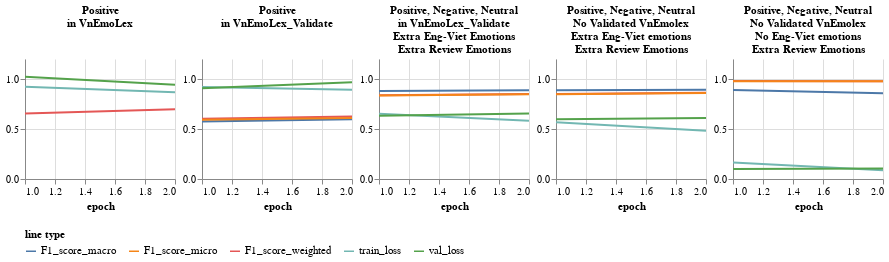

Write notebook code for a chart like this one.
### Code cell
df_combined_long1=df_combined_long[df_combined_long['epoch']<3]
domain=(0,1.2)
combined_graph(df_combined_long1)

### Figure 1 — Vega-Lite specification as saved in the notebook (floating-point values rounded to 4 significant figures)
{"config": {"view": {"continuousWidth": 400, "continuousHeight": 300, "stroke": null}, "concat": {"spacing": 6}, "title": {"fontSize": 11}}, "hconcat": [{"data": {"name": "data-be631aba5dc0aad7b3b062a4ae0953b4"}, "mark": "line", "encoding": {"color": {"field": "line type", "legend": {"direction": "horizontal", "labelColor": "black", "labelFontSize": 10.5, "orient": "bottom", "titleColor": "black", "titleFontSize": 11}, "type": "nominal"}, "tooltip": [{"field": "emotion", "type": "nominal"}, {"field": "epoch", "type": "quantitative"}, {"field": "line type", "type": "nominal"}, {"field": "value", "type": "quantitative"}], "x": {"field": "epoch", "type": "quantitative"}, "y": {"field": "value", "scale": {"domain": [0, 1.2]}, "title": "", "type": "quantitative"}}, "height": 120, "selection": {"selector006": {"type": "interval", "bind": "scales", "encodings": ["x", "y"]}}, "title": {"text": ["Positive", "in VnEmoLex", "", ""], "color": "black", "subtitleColor": "black"}, "width": 150}, {"data": {"name": "data-9d69f5701404c8eff24bd6f677c80c72"}, "mark": "line", "encoding": {"color": {"field": "line type", "legend": {"direction": "horizontal", "labelColor": "black", "labelFontSize": 10.5, "orient": "bottom", "titleColor": "black", "titleFontSize": 11}, "type": "nominal"}, "tooltip": [{"field": "emotion", "type": "nominal"}, {"field": "epoch", "type": "quantitative"}, {"field": "line type", "type": "nominal"}, {"field": "value", "type": "quantitative"}], "x": {"field": "epoch", "type": "quantitative"}, "y": {"field": "value", "scale": {"domain": [0, 1.2]}, "title": "", "type": "quantitative"}}, "height": 120, "selection": {"selector007": {"type": "interval", "bind": "scales", "encodings": ["x", "y"]}}, "title": {"text": ["Positive", "in VnEmoLex_Validate", "", ""], "color": "black", "subtitleColor": "black"}, "width": 150}, {"data": {"name": "data-96bcf7e10e05aa194f1ebaeb4efdbc85"}, "mark": "line", "encoding": {"color": {"field": "line type", "legend": {"direction": "horizontal", "labelColor": "black", "labelFontSize": 10.5, "orient": "bottom", "titleColor": "black", "titleFontSize": 11}, "type": "nominal"}, "tooltip": [{"field": "emotion", "type": "nominal"}, {"field": "epoch", "type": "quantitative"}, {"field": "line type", "type": "nominal"}, {"field": "value", "type": "quantitative"}], "x": {"field": "epoch", "type": "quantitative"}, "y": {"field": "value", "scale": {"domain": [0, 1.2]}, "title": "", "type": "quantitative"}}, "height": 120, "selection": {"selector008": {"type": "interval", "bind": "scales", "encodings": ["x", "y"]}}, "title": {"text": ["Positive, Negative, Neutral", "in VnEmoLex_Validate", "Extra Eng-Viet Emotions", "Extra Review Emotions"], "color": "black", "subtitleColor": "black"}, "width": 150}, {"data": {"name": "data-d0909acee1dcc9cfed62f2e03faefe23"}, "mark": "line", "encoding": {"color": {"field": "line type", "legend": {"direction": "horizontal", "labelColor": "black", "labelFontSize": 10.5, "orient": "bottom", "titleColor": "black", "titleFontSize": 11}, "type": "nominal"}, "tooltip": [{"field": "emotion", "type": "nominal"}, {"field": "epoch", "type": "quantitative"}, {"field": "line type", "type": "nominal"}, {"field": "value", "type": "quantitative"}], "x": {"field": "epoch", "type": "quantitative"}, "y": {"field": "value", "scale": {"domain": [0, 1.2]}, "title": "", "type": "quantitative"}}, "height": 120, "selection": {"selector009": {"type": "interval", "bind": "scales", "encodings": ["x", "y"]}}, "title": {"text": ["Positive, Negative, Neutral", "No Validated VnEmolex", "Extra Eng-Viet emotions", "Extra Review Emotions"], "color": "black", "subtitleColor": "black"}, "width": 150}, {"data": {"name": "data-fae47bc4588c0c4c7e3f977ebffb2aac"}, "mark": "line", "encoding": {"color": {"field": "line type", "legend": {"direction": "horizontal", "labelColor": "black", "labelFontSize": 10.5, "orient": "bottom", "titleColor": "black", "titleFontSize": 11}, "type": "nominal"}, "tooltip": [{"field": "emotion", "type": "nominal"}, {"field": "epoch", "type": "quantitative"}, {"field": "line type", "type": "nominal"}, {"field": "value", "type": "quantitative"}], "x": {"field": "epoch", "type": "quantitative"}, "y": {"field": "value", "scale": {"domain": [0, 1.2]}, "title": "", "type": "quantitative"}}, "height": 120, "selection": {"selector010": {"type": "interval", "bind": "scales", "encodings": ["x", "y"]}}, "title": {"text": ["Positive, Negative, Neutral", "No Validated VnEmolex", "No Eng-Viet emotions", "Extra Review Emotions"], "color": "black", "subtitleColor": "black"}, "width": 150}], "$schema": "https://vega.github.io/schema/vega-lite/v4.17.0.json", "datasets": {"data-be631aba5dc0aad7b3b062a4ae0953b4": [{"emotion": "positive", "epoch": 1, "batch_size": 2, "Ir": 1e-05, "eps": 1e-08, "pre_trained_model": "NlpHUST/vibert4news-base-cased", "hidden_dropout_prob": 0.1, "attention_probs_dropout_prob": 0.1, "Note": "added VnEmoLex _Validate to train daa", "table id": 1, "line type": "train_loss", "value": 0.9218}, {"emotion": "positive", "epoch": 2, "batch_size": 2, "Ir": 1e-05, "eps": 1e-08, "pre_trained_model": "NlpHUST/vibert4news-base-cased", "hidden_dropout_prob": 0.1, "attention_probs_dropout_prob": 0.1, "Note": "added VnEmoLex _Validate to train daa", "table id": 1, "line type": "train_loss", "value": 0.8685}, {"emotion": "positive", "epoch": 1, "batch_size": 2, "Ir": 1e-05, "eps": 1e-08, "pre_trained_model": "NlpHUST/vibert4news-base-cased", "hidden_dropout_prob": 0.1, "attention_probs_dropout_prob": 0.1, "Note": "added VnEmoLex _Validate to train daa", "table id": 1, "line type": "val_loss", "value": 1.022}, {"emotion": "positive", "epoch": 2, "batch_size": 2, "Ir": 1e-05, "eps": 1e-08, "pre_trained_model": "NlpHUST/vibert4news-base-cased", "hidden_dropout_prob": 0.1, "attention_probs_dropout_prob": 0.1, "Note": "added VnEmoLex _Validate to train daa", "table id": 1, "line type": "val_loss", "value": 0.9433}, {"emotion": "positive", "epoch": 1, "batch_size": 2, "Ir": 1e-05, "eps": 1e-08, "pre_trained_model": "NlpHUST/vibert4news-base-cased", "hidden_dropout_prob": 0.1, "attention_probs_dropout_prob": 0.1, "Note": "added VnEmoLex _Validate to train daa", "table id": 1, "line type": "F1_score_weighted", "value": 0.6554}, {"emotion": "positive", "epoch": 2, "batch_size": 2, "Ir": 1e-05, "eps": 1e-08, "pre_trained_model": "NlpHUST/vibert4news-base-cased", "hidden_dropout_prob": 0.1, "attention_probs_dropout_prob": 0.1, "Note": "added VnEmoLex _Validate to train daa", "table id": 1, "line type": "F1_score_weighted", "value": 0.6974}, {"emotion": "positive", "epoch": 1, "batch_size": 2, "Ir": 1e-05, "eps": 1e-08, "pre_trained_model": "NlpHUST/vibert4news-base-cased", "hidden_dropout_prob": 0.1, "attention_probs_dropout_prob": 0.1, "Note": "added VnEmoLex _Validate to train daa", "table id": 1, "line type": "F1_score_macro", "value": null}, {"emotion": "positive", "epoch": 2, "batch_size": 2, "Ir": 1e-05, "eps": 1e-08, "pre_trained_model": "NlpHUST/vibert4news-base-cased", "hidden_dropout_prob": 0.1, "attention_probs_dropout_prob": 0.1, "Note": "added VnEmoLex _Validate to train daa", "table id": 1, "line type": "F1_score_macro", "value": null}, {"emotion": "positive", "epoch": 1, "batch_size": 2, "Ir": 1e-05, "eps": 1e-08, "pre_trained_model": "NlpHUST/vibert4news-base-cased", "hidden_dropout_prob": 0.1, "attention_probs_dropout_prob": 0.1, "Note": "added VnEmoLex _Validate to train daa", "table id": 1, "line type": "F1_score_micro", "value": null}, {"emotion": "positive", "epoch": 2, "batch_size": 2, "Ir": 1e-05, "eps": 1e-08, "pre_trained_model": "NlpHUST/vibert4news-base-cased", "hidden_dropout_prob": 0.1, "attention_probs_dropout_prob": 0.1, "Note": "added VnEmoLex _Validate to train daa", "table id": 1, "line type": "F1_score_micro", "value": null}], "data-9d69f5701404c8eff24bd6f677c80c72": [{"emotion": "positive,negative,neutral", "epoch": 1, "batch_size": 2, "Ir": 1e-05, "eps": 1e-08, "pre_trained_model": "NlpHUST/vibert4news-base-cased", "hidden_dropout_prob": 0.1, "attention_probs_dropout_prob": 0.1, "Note": "removed VnEmoLex_validate from train data, added extra pos,neg to train data. Splited Self-judged Review emotions into train and valiation by 8:2", "table id": 2, "line type": "train_loss", "value": 0.919}, {"emotion": "positive,negative,neutral", "epoch": 2, "batch_size": 2, "Ir": 1e-05, "eps": 1e-08, "pre_trained_model": "NlpHUST/vibert4news-base-cased", "hidden_dropout_prob": 0.1, "attention_probs_dropout_prob": 0.1, "Note": "removed VnEmoLex_validate from train data, added extra pos,neg to train data. Splited Self-judged Review emotions into train and valiation by 8:2", "table id": 2, "line type": "train_loss", "value": 0.8924}, {"emotion": "positive,negative,neutral", "epoch": 1, "batch_size": 2, "Ir": 1e-05, "eps": 1e-08, "pre_trained_model": "NlpHUST/vibert4news-base-cased", "hidden_dropout_prob": 0.1, "attention_probs_dropout_prob": 0.1, "Note": "removed VnEmoLex_validate from train data, added extra pos,neg to train data. Splited Self-judged Review emotions into train and valiation by 8:2", "table id": 2, "line type": "val_loss", "value": 0.9077}, {"emotion": "positive,negative,neutral", "epoch": 2, "batch_size": 2, "Ir": 1e-05, "eps": 1e-08, "pre_trained_model": "NlpHUST/vibert4news-base-cased", "hidden_dropout_prob": 0.1, "attention_probs_dropout_prob": 0.1, "Note": "removed VnEmoLex_validate from train data, added extra pos,neg to train data. Splited Self-judged Review emotions into train and valiation by 8:2", "table id": 2, "line type": "val_loss", "value": 0.9669}, {"emotion": "positive,negative,neutral", "epoch": 1, "batch_size": 2, "Ir": 1e-05, "eps": 1e-08, "pre_trained_model": "NlpHUST/vibert4news-base-cased", "hidden_dropout_prob": 0.1, "attention_probs_dropout_prob": 0.1, "Note": "removed VnEmoLex_validate from train data, added extra pos,neg to train data. Splited Self-judged Review emotions into train and valiation by 8:2", "table id": 2, "line type": "F1_score_weighted", "value": 0.6032}, {"emotion": "positive,negative,neutral", "epoch": 2, "batch_size": 2, "Ir": 1e-05, "eps": 1e-08, "pre_trained_model": "NlpHUST/vibert4news-base-cased", "hidden_dropout_prob": 0.1, "attention_probs_dropout_prob": 0.1, "Note": "removed VnEmoLex_validate from train data, added extra pos,neg to train data. Splited Self-judged Review emotions into train and valiation by 8:2", "table id": 2, "line type": "F1_score_weighted", "value": 0.6239}, {"emotion": "positive,negative,neutral", "epoch": 1, "batch_size": 2, "Ir": 1e-05, "eps": 1e-08, "pre_trained_model": "NlpHUST/vibert4news-base-cased", "hidden_dropout_prob": 0.1, "attention_probs_dropout_prob": 0.1, "Note": "removed VnEmoLex_validate from train data, added extra pos,neg to train data. Splited Self-judged Review emotions into train and valiation by 8:2", "table id": 2, "line type": "F1_score_macro", "value": 0.5745}, {"emotion": "positive,negative,neutral", "epoch": 2, "batch_size": 2, "Ir": 1e-05, "eps": 1e-08, "pre_trained_model": "NlpHUST/vibert4news-base-cased", "hidden_dropout_prob": 0.1, "attention_probs_dropout_prob": 0.1, "Note": "removed VnEmoLex_validate from train data, added extra pos,neg to train data. Splited Self-judged Review emotions into train and valiation by 8:2", "table id": 2, "line type": "F1_score_macro", "value": 0.5964}, {"emotion": "positive,negative,neutral", "epoch": 1, "batch_size": 2, "Ir": 1e-05, "eps": 1e-08, "pre_trained_model": "NlpHUST/vibert4news-base-cased", "hidden_dropout_prob": 0.1, "attention_probs_dropout_prob": 0.1, "Note": "removed VnEmoLex_validate from train data, added extra pos,neg to train data. Splited Self-judged Review emotions into train and valiation by 8:2", "table id": 2, "line type": "F1_score_micro", "value": 0.5929}, {"emotion": "positive,negative,neutral", "epoch": 2, "batch_size": 2, "Ir": 1e-05, "eps": 1e-08, "pre_trained_model": "NlpHUST/vibert4news-base-cased", "hidden_dropout_prob": 0.1, "attention_probs_dropout_prob": 0.1, "Note": "removed VnEmoLex_validate from train data, added extra pos,neg to train data. Splited Self-judged Review emotions into train and valiation by 8:2", "table id": 2, "line type": "F1_score_micro", "value": 0.6102}], "data-96bcf7e10e05aa194f1ebaeb4efdbc85": [{"emotion": "positive,negative,neutral", "epoch": 1, "batch_size": 2, "Ir": 1e-05, "eps": 1e-08, "pre_trained_model": "NlpHUST/vibert4news-base-cased", "hidden_dropout_prob": 0.1, "attention_probs_dropout_prob": 0.1, "Note": "added extra pos,neg to train data. Splited Self-judged Review emotions into train and valiation by 8:2", "table id": 3, "line type": "train_loss", "value": 0.6533}, {"emotion": "positive,negative,neutral", "epoch": 2, "batch_size": 2, "Ir": 1e-05, "eps": 1e-08, "pre_trained_model": "NlpHUST/vibert4news-base-cased", "hidden_dropout_prob": 0.1, "attention_probs_dropout_prob": 0.1, "Note": "added extra pos,neg to train data. Splited Self-judged Review emotions into train and valiation by 8:2", "table id": 3, "line type": "train_loss", "value": 0.5828}, {"emotion": "positive,negative,neutral", "epoch": 1, "batch_size": 2, "Ir": 1e-05, "eps": 1e-08, "pre_trained_model": "NlpHUST/vibert4news-base-cased", "hidden_dropout_prob": 0.1, "attention_probs_dropout_prob": 0.1, "Note": "added extra pos,neg to train data. Splited Self-judged Review emotions into train and valiation by 8:2", "table id": 3, "line type": "val_loss", "value": 0.6315}, {"emotion": "positive,negative,neutral", "epoch": 2, "batch_size": 2, "Ir": 1e-05, "eps": 1e-08, "pre_trained_model": "NlpHUST/vibert4news-base-cased", "hidden_dropout_prob": 0.1, "attention_probs_dropout_prob": 0.1, "Note": "added extra pos,neg to train data. Splited Self-judged Review emotions into train and valiation by 8:2", "table id": 3, "line type": "val_loss", "value": 0.6543}, {"emotion": "positive,negative,neutral", "epoch": 1, "batch_size": 2, "Ir": 1e-05, "eps": 1e-08, "pre_trained_model": "NlpHUST/vibert4news-base-cased", "hidden_dropout_prob": 0.1, "attention_probs_dropout_prob": 0.1, "Note": "added extra pos,neg to train data. Splited Self-judged Review emotions into train and valiation by 8:2", "table id": 3, "line type": "F1_score_weighted", "value": 0.8369}, {"emotion": "positive,negative,neutral", "epoch": 2, "batch_size": 2, "Ir": 1e-05, "eps": 1e-08, "pre_trained_model": "NlpHUST/vibert4news-base-cased", "hidden_dropout_prob": 0.1, "attention_probs_dropout_prob": 0.1, "Note": "added extra pos,neg to train data. Splited Self-judged Review emotions into train and valiation by 8:2", "table id": 3, "line type": "F1_score_weighted", "value": 0.8498}, {"emotion": "positive,negative,neutral", "epoch": 1, "batch_size": 2, "Ir": 1e-05, "eps": 1e-08, "pre_trained_model": "NlpHUST/vibert4news-base-cased", "hidden_dropout_prob": 0.1, "attention_probs_dropout_prob": 0.1, "Note": "added extra pos,neg to train data. Splited Self-judged Review emotions into train and valiation by 8:2", "table id": 3, "line type": "F1_score_macro", "value": 0.8788}, {"emotion": "positive,negative,neutral", "epoch": 2, "batch_size": 2, "Ir": 1e-05, "eps": 1e-08, "pre_trained_model": "NlpHUST/vibert4news-base-cased", "hidden_dropout_prob": 0.1, "attention_probs_dropout_prob": 0.1, "Note": "added extra pos,neg to train data. Splited Self-judged Review emotions into train and valiation by 8:2", "table id": 3, "line type": "F1_score_macro", "value": 0.8874}, {"emotion": "positive,negative,neutral", "epoch": 1, "batch_size": 2, "Ir": 1e-05, "eps": 1e-08, "pre_trained_model": "NlpHUST/vibert4news-base-cased", "hidden_dropout_prob": 0.1, "attention_probs_dropout_prob": 0.1, "Note": "added extra pos,neg to train data. Splited Self-judged Review emotions into train and valiation by 8:2", "table id": 3, "line type": "F1_score_micro", "value": 0.8347}, {"emotion": "positive,negative,neutral", "epoch": 2, "batch_size": 2, "Ir": 1e-05, "eps": 1e-08, "pre_trained_model": "NlpHUST/vibert4news-base-cased", "hidden_dropout_prob": 0.1, "attention_probs_dropout_prob": 0.1, "Note": "added extra pos,neg to train data. Splited Self-judged Review emotions into train and valiation by 8:2", "table id": 3, "line type": "F1_score_micro", "value": 0.8479}], "data-d0909acee1dcc9cfed62f2e03faefe23": [{"emotion": "positive,negative,neutral", "epoch": 1, "batch_size": 2, "Ir": 1e-05, "eps": 1e-08, "pre_trained_model": "NlpHUST/vibert4news-base-cased", "hidden_dropout_prob": 0.1, "attention_probs_dropout_prob": 0.1, "Note": null, "table id": 4, "line type": "train_loss", "value": 0.5688}, {"emotion": "positive,negative,neutral", "epoch": 2, "batch_size": 2, "Ir": 1e-05, "eps": 1e-08, "pre_trained_model": "NlpHUST/vibert4news-base-cased", "hidden_dropout_prob": 0.1, "attention_probs_dropout_prob": 0.1, "Note": null, "table id": 4, "line type": "train_loss", "value": 0.482}, {"emotion": "positive,negative,neutral", "epoch": 1, "batch_size": 2, "Ir": 1e-05, "eps": 1e-08, "pre_trained_model": "NlpHUST/vibert4news-base-cased", "hidden_dropout_prob": 0.1, "attention_probs_dropout_prob": 0.1, "Note": null, "table id": 4, "line type": "val_loss", "value": 0.5984}, {"emotion": "positive,negative,neutral", "epoch": 2, "batch_size": 2, "Ir": 1e-05, "eps": 1e-08, "pre_trained_model": "NlpHUST/vibert4news-base-cased", "hidden_dropout_prob": 0.1, "attention_probs_dropout_prob": 0.1, "Note": null, "table id": 4, "line type": "val_loss", "value": 0.6101}, {"emotion": "positive,negative,neutral", "epoch": 1, "batch_size": 2, "Ir": 1e-05, "eps": 1e-08, "pre_trained_model": "NlpHUST/vibert4news-base-cased", "hidden_dropout_prob": 0.1, "attention_probs_dropout_prob": 0.1, "Note": null, "table id": 4, "line type": "F1_score_weighted", "value": 0.851}, {"emotion": "positive,negative,neutral", "epoch": 2, "batch_size": 2, "Ir": 1e-05, "eps": 1e-08, "pre_trained_model": "NlpHUST/vibert4news-base-cased", "hidden_dropout_prob": 0.1, "attention_probs_dropout_prob": 0.1, "Note": null, "table id": 4, "line type": "F1_score_weighted", "value": 0.8614}, {"emotion": "positive,negative,neutral", "epoch": 1, "batch_size": 2, "Ir": 1e-05, "eps": 1e-08, "pre_trained_model": "NlpHUST/vibert4news-base-cased", "hidden_dropout_prob": 0.1, "attention_probs_dropout_prob": 0.1, "Note": null, "table id": 4, "line type": "F1_score_macro", "value": 0.8873}, {"emotion": "positive,negative,neutral", "epoch": 2, "batch_size": 2, "Ir": 1e-05, "eps": 1e-08, "pre_trained_model": "NlpHUST/vibert4news-base-cased", "hidden_dropout_prob": 0.1, "attention_probs_dropout_prob": 0.1, "Note": null, "table id": 4, "line type": "F1_score_macro", "value": 0.8926}, {"emotion": "positive,negative,neutral", "epoch": 1, "batch_size": 2, "Ir": 1e-05, "eps": 1e-08, "pre_trained_model": "NlpHUST/vibert4news-base-cased", "hidden_dropout_prob": 0.1, "attention_probs_dropout_prob": 0.1, "Note": null, "table id": 4, "line type": "F1_score_micro", "value": 0.8477}, {"emotion": "positive,negative,neutral", "epoch": 2, "batch_size": 2, "Ir": 1e-05, "eps": 1e-08, "pre_trained_model": "NlpHUST/vibert4news-base-cased", "hidden_dropout_prob": 0.1, "attention_probs_dropout_prob": 0.1, "Note": null, "table id": 4, "line type": "F1_score_micro", "value": 0.8594}], "data-fae47bc4588c0c4c7e3f977ebffb2aac": [{"emotion": "positive,negative,neutral", "epoch": 1, "batch_size": 2, "Ir": 1e-05, "eps": 1e-08, "pre_trained_model": "NlpHUST/vibert4news-base-cased", "hidden_dropout_prob": 0.1, "attention_probs_dropout_prob": 0.1, "Note": null, "table id": 5, "line type": "train_loss", "value": 0.1648}, {"emotion": "positive,negative,neutral", "epoch": 2, "batch_size": 2, "Ir": 1e-05, "eps": 1e-08, "pre_trained_model": "NlpHUST/vibert4news-base-cased", "hidden_dropout_prob": 0.1, "attention_probs_dropout_prob": 0.1, "Note": null, "table id": 5, "line type": "train_loss", "value": 0.08789}, {"emotion": "positive,negative,neutral", "epoch": 1, "batch_size": 2, "Ir": 1e-05, "eps": 1e-08, "pre_trained_model": "NlpHUST/vibert4news-base-cased", "hidden_dropout_prob": 0.1, "attention_probs_dropout_prob": 0.1, "Note": null, "table id": 5, "line type": "val_loss", "value": 0.09905}, {"emotion": "positive,negative,neutral", "epoch": 2, "batch_size": 2, "Ir": 1e-05, "eps": 1e-08, "pre_trained_model": "NlpHUST/vibert4news-base-cased", "hidden_dropout_prob": 0.1, "attention_probs_dropout_prob": 0.1, "Note": null, "table id": 5, "line type": "val_loss", "value": 0.1045}, {"emotion": "positive,negative,neutral", "epoch": 1, "batch_size": 2, "Ir": 1e-05, "eps": 1e-08, "pre_trained_model": "NlpHUST/vibert4news-base-cased", "hidden_dropout_prob": 0.1, "attention_probs_dropout_prob": 0.1, "Note": null, "table id": 5, "line type": "F1_score_weighted", "value": 0.9797}, {"emotion": "positive,negative,neutral", "epoch": 2, "batch_size": 2, "Ir": 1e-05, "eps": 1e-08, "pre_trained_model": "NlpHUST/vibert4news-base-cased", "hidden_dropout_prob": 0.1, "attention_probs_dropout_prob": 0.1, "Note": null, "table id": 5, "line type": "F1_score_weighted", "value": 0.9768}, {"emotion": "positive,negative,neutral", "epoch": 1, "batch_size": 2, "Ir": 1e-05, "eps": 1e-08, "pre_trained_model": "NlpHUST/vibert4news-base-cased", "hidden_dropout_prob": 0.1, "attention_probs_dropout_prob": 0.1, "Note": null, "table id": 5, "line type": "F1_score_macro", "value": 0.8911}, {"emotion": "positive,negative,neutral", "epoch": 2, "batch_size": 2, "Ir": 1e-05, "eps": 1e-08, "pre_trained_model": "NlpHUST/vibert4news-base-cased", "hidden_dropout_prob": 0.1, "attention_probs_dropout_prob": 0.1, "Note": null, "table id": 5, "line type": "F1_score_macro", "value": 0.8572}, {"emotion": "positive,negative,neutral", "epoch": 1, "batch_size": 2, "Ir": 1e-05, "eps": 1e-08, "pre_trained_model": "NlpHUST/vibert4news-base-cased", "hidden_dropout_prob": 0.1, "attention_probs_dropout_prob": 0.1, "Note": null, "table id": 5, "line type": "F1_score_micro", "value": 0.9786}, {"emotion": "positive,negative,neutral", "epoch": 2, "batch_size": 2, "Ir": 1e-05, "eps": 1e-08, "pre_trained_model": "NlpHUST/vibert4news-base-cased", "hidden_dropout_prob": 0.1, "attention_probs_dropout_prob": 0.1, "Note": null, "table id": 5, "line type": "F1_score_micro", "value": 0.9786}]}}
